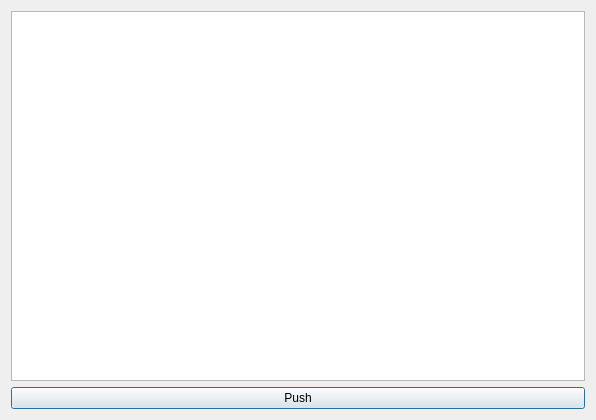
<?xml version="1.0" encoding="UTF-8"?>
<ui version="4.0">
 <class>GitPushDialog</class>
 <widget class="QDialog" name="GitPushDialog">
  <property name="geometry">
   <rect>
    <x>0</x>
    <y>0</y>
    <width>596</width>
    <height>420</height>
   </rect>
  </property>
  <property name="windowTitle">
   <string>Git Push</string>
  </property>
  <property name="locale">
   <locale language="English" country="UnitedStates"/>
  </property>
  <layout class="QVBoxLayout" name="verticalLayout">
   <item>
    <widget class="QPlainTextEdit" name="plainTextEdit">
     <property name="readOnly">
      <bool>true</bool>
     </property>
    </widget>
   </item>
   <item>
    <widget class="QPushButton" name="pushButton">
     <property name="text">
      <string>Push</string>
     </property>
    </widget>
   </item>
  </layout>
 </widget>
 <resources/>
 <connections/>
</ui>
